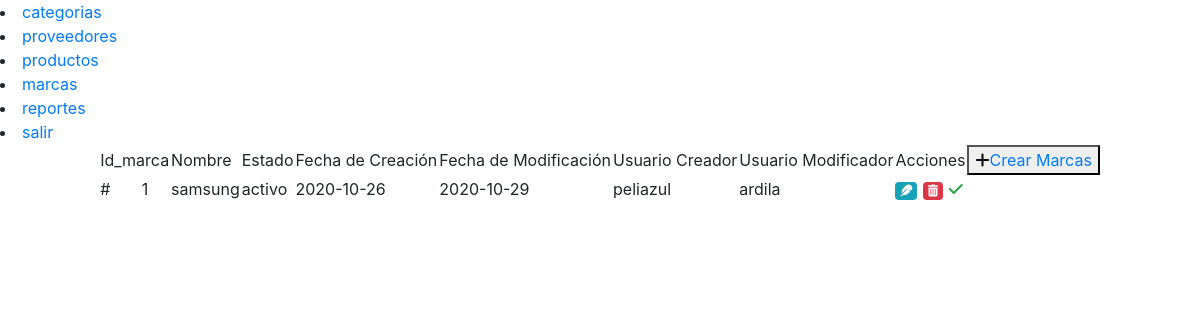
The page /codigo/pre_consultar_marcas.php (signed in) on the database its author committed.
### tables this page shows
CREATE TABLE IF NOT EXISTS `marcas` (
  `id_marca` int(5) NOT NULL AUTO_INCREMENT,
  `fecha_creacion` date NOT NULL,
  `fecha_modificacion` date DEFAULT NULL,
  `nombre_marca` varchar(35) NOT NULL,
  `usuario_creacion` varchar(11) NOT NULL,
  `usuario_modificacion` varchar(11) NOT NULL,
  `fk_id_estado` varchar(4) NOT NULL,
  PRIMARY KEY (`id_marca`)
);

### codigo/pre_consultar_marcas.php (the view, shortened to what this page needs)
<!DOCTYPE html>
<html lang="en">
<head>
</head>
<body>
  <div id="banner">
    <?php
    include("banner_admin.php");
    ?>
  </div>
  <div id="body" align="center">
    <table>
      <tr>
        <td colspan="2">Id_marca</td>
        <td>Nombre</td>
        <td>Estado</td>
        <td>Fecha de Creaci&oacute;n</td>
        <td>Fecha de Modificaci&oacuten</td>
        <td>Usuario Creador</td>
        <td>Usuario Modificador</td>
        <td colspan="3">Acciones</td>
        <td><button type="submit"><i class="fas fa-plus"></i><a href="pre_crear_marcas.php">Crear Marcas</a></button></td>
      </tr>
      <?php
      include("conexion.php");
      $consulta = "SELECT * FROM marcas";
      if (!$resultado = $db->query($consulta)) {
        die('hay un error con la consulta o los datos no existen vuelve a comprobar !!![' . $db->error . ']');
      }
      while ($fila = $resultado->fetch_assoc()) {
        $bid_marca = stripslashes($fila['id_marca']);
        $bnombre = stripslashes($fila['nombre_marca']);
        $bfecha_creacion = stripslashes($fila['fecha_creacion']);
        $bfecha_modificacion = stripslashes($fila['fecha_modificacion']);
        $busuario_modificacion = stripslashes($fila['usuario_modificacion']);
        $busuario_creacion = stripslashes($fila['usuario_creacion']);
        $bfk_id_estado = stripslashes($fila['fk_id_estado']);
        if ($bfk_id_estado == "1") {
          $bfk_id_estado = 'activo';
        }
        echo "<tr>";
        echo "<td>#</td>";
        echo "<td class='id_mar'>$bid_marca</td>";
        echo "<td>$bnombre</td>";
        echo "<td>$bfk_id_estado</td>";
        echo "<td>$bfecha_creacion</td>";
        echo "<td>$bfecha_modificacion</td>";
        echo "<td>$busuario_creacion</td>";
        echo "<td>$busuario_modificacion</td>";
      ?>
        <td>
          <a href="#" class="badge badge-info act_btn" mar="<?php echo $bid_marca; ?>"><i class="fas fa-feather"></i></a>
        </td>
        <td>
          <a href="#" class="badge badge-danger delete_btn"><i class="fas fa-trash-alt"></i></a>
        </td>
      <?php
        if ($bfk_id_estado == "activo") {
          echo "<td><a href='neg_cambiar_estado_marc.php?id=$bid_marca'><i class='fas fa-check text-success'></i></a></td>";
        }
        echo "</tr>";
      }
      ?>
    </table>
  </div>
</body>
</html>

### rows shown on the page
marcas: id_marca "1", nombre_marca "samsung", fk_id_estado "activo", fecha_creacion "2020-10-26", fecha_modificacion "2020-10-29", usuario_creacion "peliazul", usuario_modificacion "ardila"
